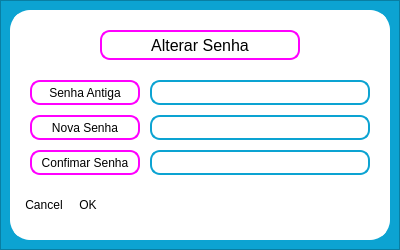
<?xml version="1.0" encoding="UTF-8"?>
<ui version="4.0">
 <class>Dialog_senha</class>
 <widget class="QDialog" name="Dialog_senha">
  <property name="geometry">
   <rect>
    <x>0</x>
    <y>0</y>
    <width>400</width>
    <height>250</height>
   </rect>
  </property>
  <property name="windowTitle">
   <string>Confirmação</string>
  </property>
  <widget class="QFrame" name="frame">
   <property name="geometry">
    <rect>
     <x>0</x>
     <y>0</y>
     <width>400</width>
     <height>250</height>
    </rect>
   </property>
   <property name="styleSheet">
    <string notr="true">background: #0CA3D2</string>
   </property>
   <property name="frameShape">
    <enum>QFrame::StyledPanel</enum>
   </property>
   <property name="frameShadow">
    <enum>QFrame::Raised</enum>
   </property>
   <widget class="QFrame" name="frame_2">
    <property name="geometry">
     <rect>
      <x>10</x>
      <y>10</y>
      <width>380</width>
      <height>230</height>
     </rect>
    </property>
    <property name="styleSheet">
     <string notr="true">background: #FFF;
border: 5px solid #fFf;
border-radius: 20px;
</string>
    </property>
    <property name="frameShape">
     <enum>QFrame::StyledPanel</enum>
    </property>
    <property name="frameShadow">
     <enum>QFrame::Raised</enum>
    </property>
    <widget class="QDialogButtonBox" name="buttonBox">
     <property name="geometry">
      <rect>
       <x>10</x>
       <y>180</y>
       <width>360</width>
       <height>30</height>
      </rect>
     </property>
     <property name="layoutDirection">
      <enum>Qt::RightToLeft</enum>
     </property>
     <property name="orientation">
      <enum>Qt::Horizontal</enum>
     </property>
     <property name="standardButtons">
      <set>QDialogButtonBox::Cancel|QDialogButtonBox::Ok</set>
     </property>
    </widget>
    <widget class="QLabel" name="lb_titulo_modal">
     <property name="geometry">
      <rect>
       <x>90</x>
       <y>20</y>
       <width>200</width>
       <height>30</height>
      </rect>
     </property>
     <property name="font">
      <font>
       <family>Segoe UI</family>
       <pointsize>12</pointsize>
      </font>
     </property>
     <property name="styleSheet">
      <string notr="true">color: #FFF;
border: 2px solid #ff00ff;
border-radius:10px;
background: #FFF;
color: #000</string>
     </property>
     <property name="text">
      <string>Alterar Senha</string>
     </property>
     <property name="alignment">
      <set>Qt::AlignCenter</set>
     </property>
    </widget>
    <widget class="QLabel" name="lb_info">
     <property name="geometry">
      <rect>
       <x>20</x>
       <y>70</y>
       <width>110</width>
       <height>25</height>
      </rect>
     </property>
     <property name="font">
      <font>
       <family>Segoe UI</family>
      </font>
     </property>
     <property name="styleSheet">
      <string notr="true">color: #FFF;
border: 2px solid #ff00ff;
border-radius:10px;
background: #FFF;
color: #000</string>
     </property>
     <property name="text">
      <string>Senha Antiga</string>
     </property>
     <property name="alignment">
      <set>Qt::AlignCenter</set>
     </property>
    </widget>
    <widget class="QLineEdit" name="tx_senha_antiga">
     <property name="geometry">
      <rect>
       <x>140</x>
       <y>70</y>
       <width>220</width>
       <height>25</height>
      </rect>
     </property>
     <property name="styleSheet">
      <string notr="true">color: #FFF;
border: 2px solid #0CA3D2;
border-radius:10px;
background: #FFF;
color: #000</string>
     </property>
    </widget>
    <widget class="QLabel" name="lb_info_2">
     <property name="geometry">
      <rect>
       <x>20</x>
       <y>105</y>
       <width>110</width>
       <height>25</height>
      </rect>
     </property>
     <property name="font">
      <font>
       <family>Segoe UI</family>
      </font>
     </property>
     <property name="styleSheet">
      <string notr="true">color: #FFF;
border: 2px solid #ff00ff;
border-radius:10px;
background: #FFF;
color: #000</string>
     </property>
     <property name="text">
      <string>Nova Senha</string>
     </property>
     <property name="alignment">
      <set>Qt::AlignCenter</set>
     </property>
    </widget>
    <widget class="QLineEdit" name="tx_senha_antiga_2">
     <property name="geometry">
      <rect>
       <x>140</x>
       <y>105</y>
       <width>220</width>
       <height>25</height>
      </rect>
     </property>
     <property name="styleSheet">
      <string notr="true">color: #FFF;
border: 2px solid #0CA3D2;
border-radius:10px;
background: #FFF;
color: #000</string>
     </property>
    </widget>
    <widget class="QLabel" name="lb_info_3">
     <property name="geometry">
      <rect>
       <x>20</x>
       <y>140</y>
       <width>110</width>
       <height>25</height>
      </rect>
     </property>
     <property name="font">
      <font>
       <family>Segoe UI</family>
      </font>
     </property>
     <property name="styleSheet">
      <string notr="true">color: #FFF;
border: 2px solid #ff00ff;
border-radius:10px;
background: #FFF;
color: #000</string>
     </property>
     <property name="text">
      <string>Confimar Senha</string>
     </property>
     <property name="alignment">
      <set>Qt::AlignCenter</set>
     </property>
    </widget>
    <widget class="QLineEdit" name="tx_senha_antiga_3">
     <property name="geometry">
      <rect>
       <x>140</x>
       <y>140</y>
       <width>220</width>
       <height>25</height>
      </rect>
     </property>
     <property name="styleSheet">
      <string notr="true">color: #FFF;
border: 2px solid #0CA3D2;
border-radius:10px;
background: #FFF;
color: #000</string>
     </property>
    </widget>
   </widget>
  </widget>
 </widget>
 <resources/>
 <connections>
  <connection>
   <sender>buttonBox</sender>
   <signal>accepted()</signal>
   <receiver>Dialog_senha</receiver>
   <slot>accept()</slot>
   <hints>
    <hint type="sourcelabel">
     <x>248</x>
     <y>254</y>
    </hint>
    <hint type="destinationlabel">
     <x>157</x>
     <y>274</y>
    </hint>
   </hints>
  </connection>
  <connection>
   <sender>buttonBox</sender>
   <signal>rejected()</signal>
   <receiver>Dialog_senha</receiver>
   <slot>reject()</slot>
   <hints>
    <hint type="sourcelabel">
     <x>316</x>
     <y>260</y>
    </hint>
    <hint type="destinationlabel">
     <x>286</x>
     <y>274</y>
    </hint>
   </hints>
  </connection>
 </connections>
</ui>
